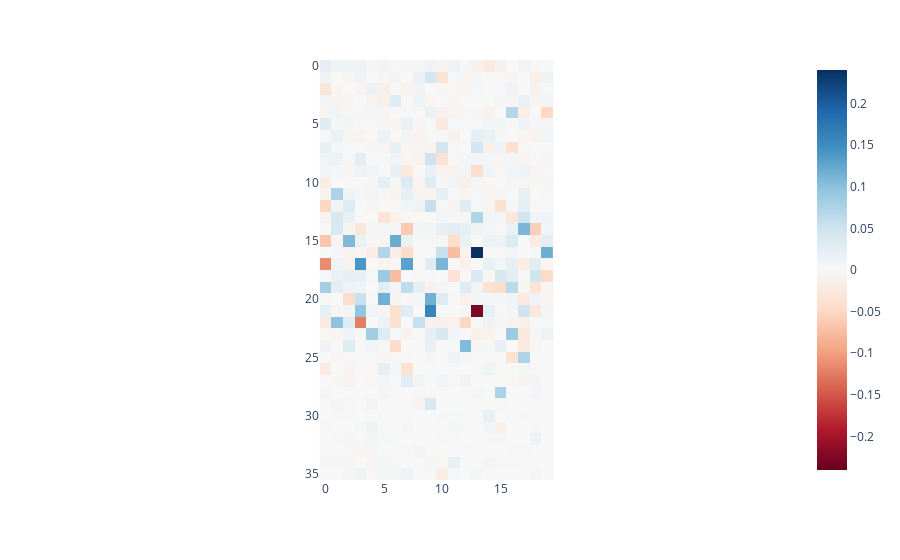

This figure's notebook cell:
### Code cell
imshow(results['z'])

### Figure 1 — Plotly figure (JSON) as saved in the notebook; plotly's stock layout.template omitted (floating-point values rounded to 4 significant figures; data arrays with more than 128 entries replaced by an {"elided": "..."} marker saying what was removed)
{"data": [{"coloraxis": "coloraxis", "hovertemplate": "x: %{x}<br>y: %{y}<br>color: %{z}<extra></extra>", "name": "0", "type": "heatmap", "xaxis": "x", "yaxis": "y", "z": {"elided": "36x20 float values"}}], "layout": {"coloraxis": {"cmid": 0, "colorscale": [[0, "rgb(103,0,31)"], [0.1, "rgb(178,24,43)"], [0.2, "rgb(214,96,77)"], [0.3, "rgb(244,165,130)"], [0.4, "rgb(253,219,199)"], [0.5, "rgb(247,247,247)"], [0.6, "rgb(209,229,240)"], [0.7, "rgb(146,197,222)"], [0.8, "rgb(67,147,195)"], [0.9, "rgb(33,102,172)"], [1, "rgb(5,48,97)"]]}, "margin": {"t": 60}, "xaxis": {"anchor": "y", "constrain": "domain", "domain": [0, 1], "scaleanchor": "y"}, "yaxis": {"anchor": "x", "autorange": "reversed", "constrain": "domain", "domain": [0, 1]}}}
